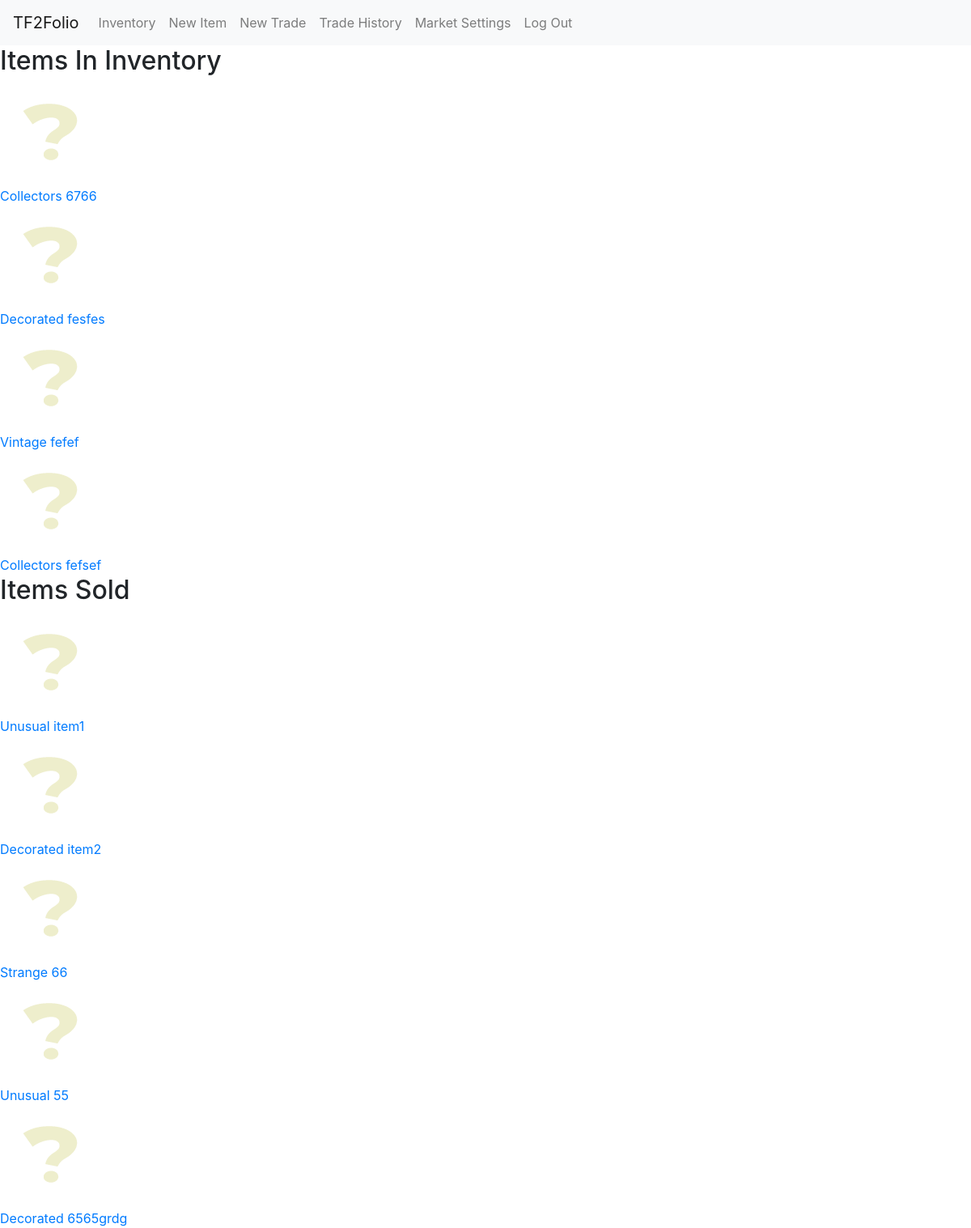
Page / (signed in) on the earlier database version.
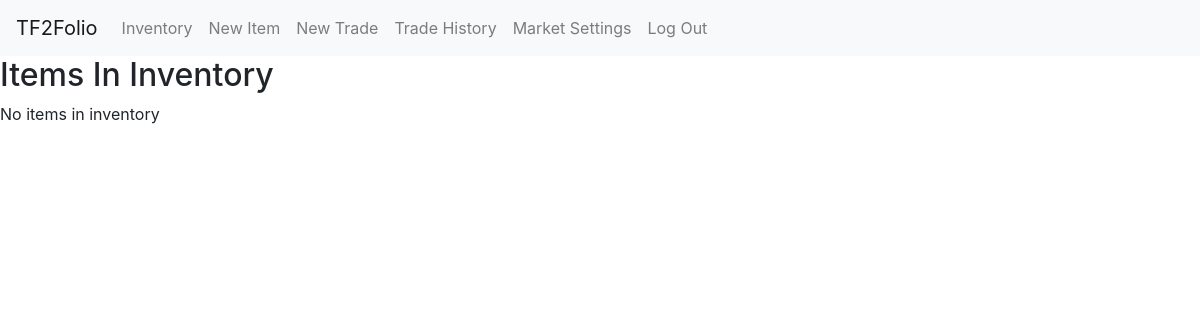
Same page on the later database version.
### tf2folio/models.py (models this page shows, shortened)
class Item(models.Model):
    QUALITY = [
        ('unique', 'Unique'),
        ('strange', 'Strange'),
        ('vintage', 'Vintage'),
        ('unusual', 'Unusual'),
        ('genuine', 'Genuine'),
        ('decorated', 'Decorated'),
        ('haunted', 'Haunted'),
        ('collectors', 'Collectors'),
        ('normal', 'Normal'),
    ]
    WEAR_TIERS = [
        ('factory_new', 'Factory New'),
        ('minimal_wear','Minimal Wear'),
        ('field_tested','Field-Tested'),
        ('well_worn','Well-Worn'),
        ('battle_scarred','Battle Scarred')
    ]
    KILLSTREAK_TIERS = [
        ('standard', 'Standard'),
        ('specialized', 'Specialized'),
        ('professional', 'Professional')
    ]
    owner = models.ForeignKey(User, on_delete=models.CASCADE, related_name="owned_items", default=None)
    item_name = models.CharField(max_length=150)
    item_title = models.CharField(max_length=250, blank=True)
    quality = models.CharField(max_length=20, choices=QUALITY)
    craftable = models.BooleanField(default=True)
    australium = models.BooleanField(default=False)
    texture_name = models.CharField(max_length=64, null=True, blank=True)
    wear = models.CharField(max_length=20, choices=WEAR_TIERS, blank=True)
    particle_effect = models.CharField(max_length=64, blank=True)
    particle_id = models.CharField(max_length=4, blank=True, null=True)
    description = models.TextField(max_length=400, null=True, blank=True)
    killstreak = models.CharField(max_length=20, choices=KILLSTREAK_TIERS, null=True, blank=True)
    sold = models.BooleanField(default=False)
    image_url = models.URLField(max_length=400, null=True, blank=True)
    purchase_price = models.OneToOneField('Value', on_delete=models.SET_NULL, related_name="purchase_price_value", default=None, null=True, blank=True)
    sale_price = models.OneToOneField('Value', on_delete=models.SET_NULL, related_name="sold_item_value", default=None, null=True, blank=True)
    profit_value = models.OneToOneField('Value', on_delete=models.SET_NULL, related_name="profit_value", default=None, null=True, blank=True)

### tf2folio/views.py (the view)
# urls.py: path("", views.index, name="index"),
@login_required
def index(request):
    items = Item.objects.filter(Q(sold=False) & Q(owner=request.user))
    sold_items = Item.objects.filter(Q(sold=True) & Q(owner=request.user))
    return render(request, "tf2folio/inventory.html", {
        "items": items, 'sold_items': sold_items
    })

### tf2folio/templates/tf2folio/inventory.html (shortened to what this page needs)
{% extends "tf2folio/layout.html" %}
{% load static %}
{% block body %}
<div class="inventory-display-container">
    <h2 class="title">Items In Inventory</h2>
    <div class="item-boxes-container">
    {% for item in items %}
        {% include 'tf2folio/item-template.html' with item=item %}
    {% empty %}
        <p class="title">No items in inventory</p>
    {% endfor %}
    </div>
{% if items %}
    <h2 class="title">Items Sold</h2>
    <div class="item-boxes-container">
    {% for item in sold_items %}
        {% include 'tf2folio/item-template.html' with item=item %}
    {% empty %}
        <p class="title">No items sold</p>
    {% endfor%}
    </div>
{% endif %}
</div>
{% endblock %}

### tf2folio/templates/tf2folio/layout.html (shortened to what this page needs)
{% load static %}
<!DOCTYPE html>
<html lang="en">
    <head>
        <link rel="stylesheet" href="https://stackpath.bootstrapcdn.com/bootstrap/4.4.1/css/bootstrap.min.css">
        <link href="https://fonts.cdnfonts.com/css/tf2-build" rel="stylesheet">
        {% load compress %}
        {% compress css %}
            <link type="text/x-scss" href="{% static 'tf2folio/styles.scss' %}" rel="stylesheet" media="screen">
        {% endcompress %}
    </head>
    <body>
        <nav class="navbar navbar-expand-lg navbar-light bg-light">
            <a class="navbar-brand" href="{% url 'index' %}">TF2Folio</a>
            <div class="collapse navbar-collapse" id="navbarNav">
              <ul class="navbar-nav mr-auto">
                {% if user.is_authenticated %}
                    <li class="nav-item">
                        <a class="nav-link" href="{% url 'index' %}">Inventory</a>
                    </li>
                    <li class="nav-item">
                        <a class="nav-link" href="{% url 'new_item' %}">New Item</a>
                    </li>
                    <li class="nav-item">
                        <a class="nav-link" href="{% url 'new_trade' %}">New Trade</a>
                    </li>
                    <li class="nav-item">
                        <a class="nav-link" href="{% url 'trade_history' %}">Trade History</a>
                    </li>
                    <li class="nav-item">
                        <a class="nav-link" href="{% url 'currency_settings' %}">Market Settings</a>
                    </li>
                    <li class="nav-item">
                        <a class="nav-link" href="{% url 'logout' %}">Log Out</a>
                    </li>
                {% endif %}
              </ul>
            </div>
          </nav>
        <div class="body">
            {% block body %}
            {% endblock %}
        </div>
    </body>
</html>

### tf2folio/templates/tf2folio/item-template.html (shortened to what this page needs)
{% load static %}
{% with link_enabled|default:"True" as link %}
    {% if link == "True" %}
        <a href="{% url 'item_trade_history' item.id %}">
    {% endif %}
    <div class="item-box border-{{item.quality}} pointer" data-item-id="{{item.id}}">
        <div class='item-box-image'>
            {% if item.image_url %}
                <img class="item-image" src="{{item.image_url}}">
            {% else %}
                <img class="item-image" src="{% static 'tf2folio/images/questionmark.webp' %}">
            {% endif %}
        </div>
        <span class="{{item.quality}}">{{item.item_title}}</span>
    </div>
    {% if link == "True" %}
        </a>
    {% endif %}
{% endwith %}

Differences in the rows shown:
removed Item: item_title "Collectors 6766", shown under "Items In Inventory"
removed Item: item_title "Decorated fesfes", shown under "Items In Inventory"
removed Item: item_title "Vintage fefef", shown under "Items In Inventory"
removed Item: item_title "Collectors fefsef", shown under "Items In Inventory"
removed Item: item_title "Unusual item1", shown under "Items Sold"
removed Item: item_title "Decorated item2", shown under "Items Sold"
removed Item: item_title "Strange 66", shown under "Items Sold"
removed Item: item_title "Unusual 55", shown under "Items Sold"
removed Item: item_title "Decorated 6565grdg", shown under "Items Sold"
Other differences:
text no longer shown: "Items Sold"
text now shown: "No items in inventory"
